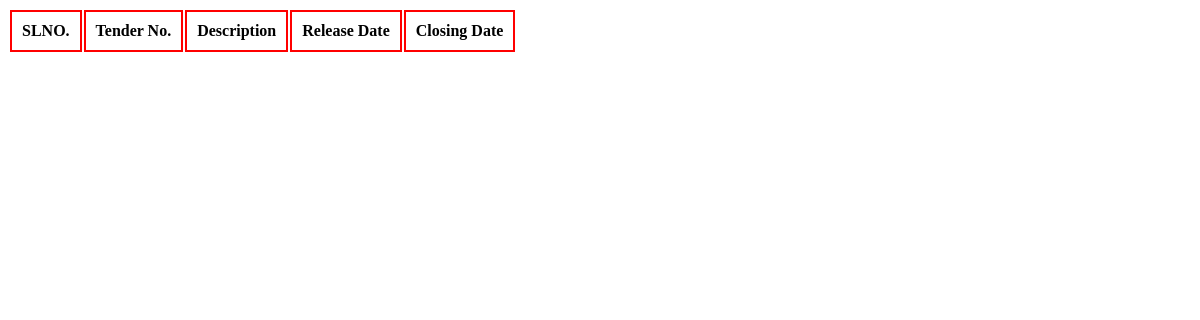
The app's page /tender/tender_table, older data.
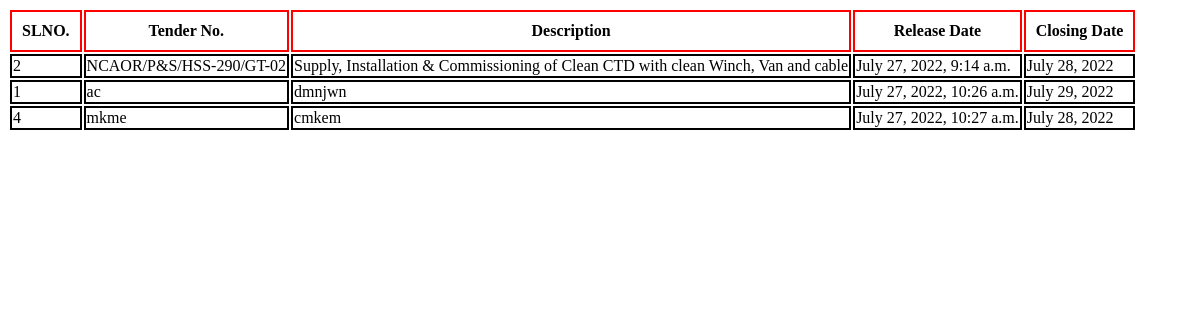
The same page, newer data.
### nsidc_app/models.py (models this page shows, shortened)
class myclass(models.Model):
    slno=models.CharField(max_length=2)
    tenderno=models.CharField(max_length=200)
    description=models.CharField(max_length=300)
    releasedate=models.DateTimeField(default=timezone.now)
    closingdate=models.DateField()

### nsidc_app/views.py (the view)
# urls.py: path("tender/tender_table",views.tender_exam,name = 'tender_e'),
def tender_exam(request):
    c=myclass.objects.all()
    cd=c.exclude(closingdate__lte=datetime.today())
    context={
        'co':cd
    }
    return render(request,'tender_table.html',context)

### nsidc_app/templates/tender_table.html (shortened to what this page needs)
<!DOCTYPE html>
<html lang="en">
<head>
</head>
<body>
    <div>
        <table class="gap">
            <th>SLNO.</th>
            <th>Tender No.</th>
            <th>Description</th>
            <th>Release Date</th>
            <th>Closing Date</th>
            {% for sl in co %}
            <tr>
                <td>{{sl.slno}}</td>
                <td>{{sl.tenderno}}</td>
                <td>{{sl.description}}</td>
                <td>{{sl.releasedate}}</td>
                <td>{{sl.closingdate}}</td>
            </tr>
            {% endfor %}
        </table>
    </div>
</body>
</html>

Row changes from the older to the newer data that the page shows:
added myclass: slno "2", tenderno "NCAOR/P&S/HSS-290/GT-02", description "Supply, Installation & Commissioning of Clean CTD with clean Winch, Van and cable", releasedate "July 27, 2022, 9:14 a.m.", closingdate "July 28, 2022"
added myclass: slno "1", tenderno "ac", description "dmnjwn", releasedate "July 27, 2022, 10:26 a.m.", closingdate "July 29, 2022"
added myclass: slno "4", tenderno "mkme", description "cmkem", releasedate "July 27, 2022, 10:27 a.m.", closingdate "July 28, 2022"
